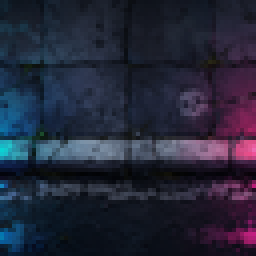
#> input picture games/zombie-runner/assets/wroclaw-v1/ground.png, 64 x 64 px (shown 4 times larger)
$ python -i build-plonku-art.py   (imports and definitions only)
#> lines starting #> are read from the running program, lines starting #| are printed output that depends on the picture
#> further down, picture is the input picture: PIL image 64x64 RGBA; mean R, G, B, A 35.9, 38.4, 56.2, 255
#!/usr/bin/env python3
"""Pack concept-master paintings into GDevelop slot PNGs + SVG UI sources.

Masters live in games/zombie-runner/assets/wroclaw-v1/concept-masters/
Outputs overwrite wroclaw-v1 slot files and ui/*.png plus svg/*.svg
"""
from __future__ import annotations

import math
from pathlib import Path

from PIL import Image, ImageDraw, ImageFilter, ImageFont, ImageOps

ROOT = Path(__file__).resolve().parents[1]
BASE = ROOT / "games" / "zombie-runner" / "assets" / "wroclaw-v1"
DROP = ROOT / "docs" / "codex-manual-tasks" / "refs" / "goal-005" / "art-drop"
MASTERS = BASE / "concept-masters"
SVG = BASE / "svg"
UI = BASE / "ui"

DROP_FILES = {
    "bg": "bg.png",
    "ground": "ground.png",
    "run": "runner-run-01.png",
    "idle": "runner-idle-01.png",
    "jump": "runner-jump-01.png",
    "dead": "runner-dead-01.png",
    "barricade": "barricade.png",
    "pigeon": "pigeon.png",
    "tram": "tram.png",
    "jump_button": "jump-button.png",
}

LIME = (215, 255, 63, 255)
PINK = (255, 45, 139, 255)
CYAN = (0, 217, 255, 255)
NAVY = (26, 29, 35, 255)
OFF = (244, 244, 241, 255)
INK = (12, 14, 18, 255)


# [140 lines left out: functions font, load, has_real_alpha, sprite, flood_cut, trim and 4 more, not called in this run]


def grain(im: Image.Image, amount: int = 16) -> Image.Image:
#> called with amount = 16
    w, h = im.size
#> w = 64; h = 64
    n = Image.new("L", (w, h))
#> n: PIL image 64x64 L; every value is 0
    n.putdata([((i * 47 + j * 13) % 256) for j in range(h) for i in range(w)])
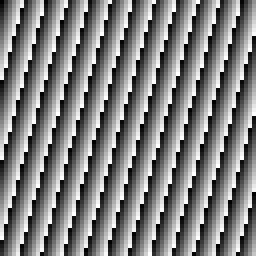
#> n: PIL image 64x64 L (shown 4 times larger); min 0, max 255, mean 127.6
    n = n.filter(ImageFilter.GaussianBlur(0.6))
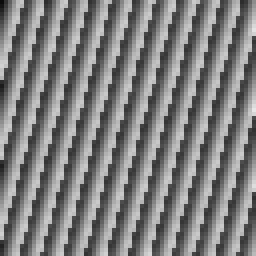
#> n: PIL image 64x64 L (shown 4 times larger); min 11, max 230, mean 127.6
    overlay = Image.merge("RGBA", (n, n, n, n.point(lambda p: amount)))
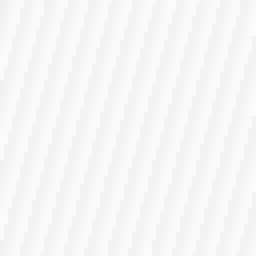
#> overlay: PIL image 64x64 RGBA (shown 4 times larger); mean R, G, B, A 127.6, 127.6, 127.6, 16; transparent parts drawn white
    return Image.alpha_composite(im.convert("RGBA"), overlay)


# [117 lines left out: functions draw_tag, pack_ui, write_ui_svgs, not called in this run]


def main() -> None:
    pack_world()
    pack_ui()


# [2 lines not run here, left out]

>>> from PIL import Image
>>> picture = Image.open('../games/zombie-runner/assets/wroclaw-v1/ground.png')
>>> result = grain(picture)

$ run again, on experiments/open-data-met-breaker/museum-mobile-smoke.png
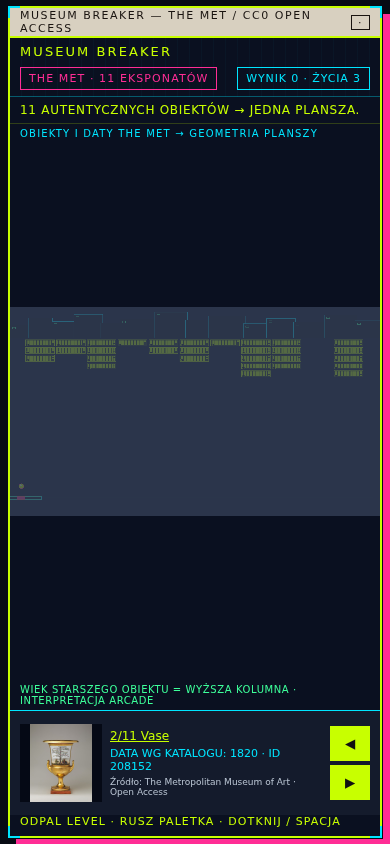
#> input picture experiments/open-data-met-breaker/museum-mobile-smoke.png, 390 x 844 px
#> picture is the input picture: PIL image 390x844 RGB; mean R, G, B 39.8, 44.4, 53
#> in grain, `n.putdata([((i * 47 + j * 13) % 256) for j in range(h) for i in range(..`:
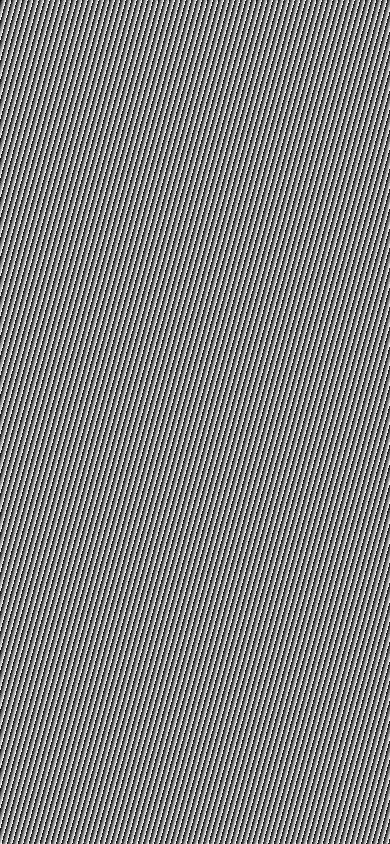
#> n: PIL image 390x844 L; min 0, max 255, mean 127.5
#> in grain, `n = n.filter(ImageFilter.GaussianBlur(0.6))`:
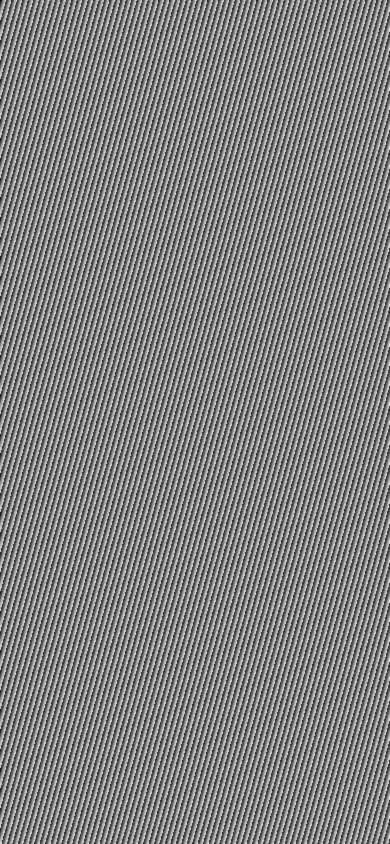
#> n: PIL image 390x844 L; min 11, max 232, mean 127.5
